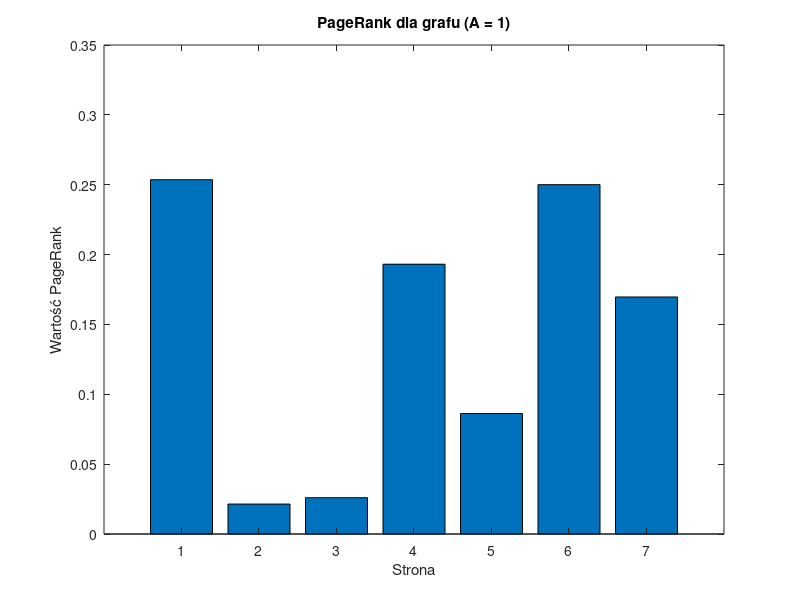

This figure's MATLAB source:
function [index_number, Edges, I, B, A, b, r] = page_rank()

    % Numer indeksu studenta
    index_number = 198157;

    % Obliczenie węzła A
    L = mod(index_number, 10); % Ostatnia cyfra indeksu
    A_node = 1 + mod(L, 7);

    % Definicja oryginalnej macierzy krawędzi
    Edges = [1, 1, 2, 2, 2, 3, 3, 3, 4, 4, 5, 5, 6, 6, 7;
             4, 6, 3, 4, 5, 5, 6, 7, 5, 6, 4, 6, 4, 7, 6];

    % **Nowe linki do A_node** (więcej linków do A)
    new_incoming_links = [2, 3, 4, 5, 6, 7;  
                          A_node, A_node, A_node, A_node, A_node, A_node];

    % **Nowe linki wychodzące z A_node** (ograniczamy do 1-2 mocnych stron)
    new_outgoing_links = [A_node, A_node;
                          6, 7];

    % Aktualizacja macierzy krawędzi
    Edges = [Edges, new_incoming_links, new_outgoing_links];

    % Usunięcie duplikatów w macierzy krawędzi
    Edges = unique(Edges', 'rows')';

    % Liczba węzłów
    N = 7;

    % Tworzenie macierzy jednostkowej I
    I = speye(N);

    % Tworzenie macierzy sąsiedztwa B
    B = sparse(Edges(2,:), Edges(1,:), 1, N, N);

    % Macierz diagonalna D (suma po kolumnach B)
    d = sum(B, 1)';
    A = spdiags(1 ./ d, 0, N, N);

    % Współczynnik tłumienia
    d_factor = 0.85;

    % Macierz układu równań
    M = I - d_factor * (B * A);

     % **Poprawiona definicja b**
    b = ((1 - d_factor) / N) * ones(N, 1);

    % Rozwiązanie układu równań
    r = M \ b;

    % Generowanie wykresu
    figure(1); % Upewniamy się, że używane jest jedno okno
    clf; % Czyścimy okno przed generowaniem wykresu
    bar(r);
    title(['PageRank dla grafu (A = ', num2str(A_node), ')']);
    xlabel('Strona');
    ylabel('Wartość PageRank');

    % Zapisanie wykresu
    print('zadanie5.png', '-dpng');

    % Wyświetlenie wyników
    disp(['Maksymalny PageRank: ', num2str(max(r))]);
    disp(['PageRank dla A (', num2str(A_node), '): ', num2str(r(A_node))]);

end
